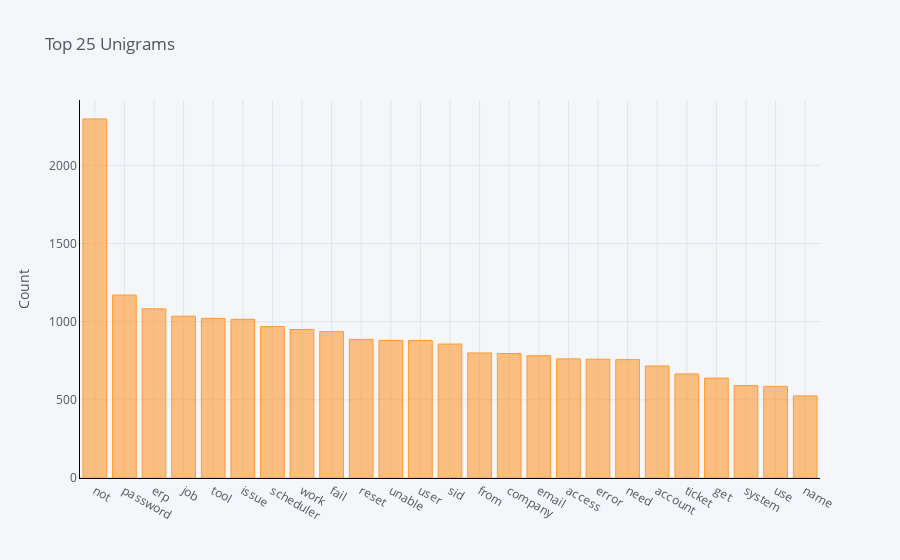

Notebook cell for this chart:
### Markdown cell above
# Understanding n-grams

### Code cell
def get_top_n_words(corpus, n=None):
    vec = CountVectorizer().fit(corpus)
    bag_of_words = vec.transform(corpus)
    sum_words = bag_of_words.sum(axis=0) 
    words_freq = [(word, sum_words[0, idx]) for word, idx in vec.vocabulary_.items()]
    words_freq =sorted(words_freq, key = lambda x: x[1], reverse=True)
    return words_freq[:n]
common_words = get_top_n_words(new_df['Clean Description'], 25)
df1 = pd.DataFrame(common_words, columns = ['Clean Description' , 'count'])
df1.groupby('Clean Description').sum()['count'].sort_values(ascending=False).iplot(
    kind='bar', yTitle='Count', linecolor='black',title='Top 25 Unigrams')

### Figure 1 — Plotly figure (JSON) as saved in the notebook; plotly's stock layout.template omitted (floating-point values rounded to 4 significant figures)
{"data": [{"marker": {"color": "rgba(255, 153, 51, 0.6)", "line": {"color": "rgba(255, 153, 51, 1.0)", "width": 1}}, "name": "count", "orientation": "v", "text": "", "type": "bar", "x": ["not", "password", "erp", "job", "tool", "issue", "scheduler", "work", "fail", "reset", "unable", "user", "sid", "from", "company", "email", "access", "error", "need", "account", "ticket", "get", "system", "use", "name"], "y": [2297, 1170, 1082, 1035, 1021, 1015, 969, 950, 936, 887, 880, 880, 857, 800, 796, 782, 762, 760, 757, 717, 666, 639, 591, 586, 525]}], "layout": {"legend": {"bgcolor": "#F5F6F9", "font": {"color": "#4D5663"}}, "paper_bgcolor": "#F5F6F9", "plot_bgcolor": "#F5F6F9", "title": {"font": {"color": "#4D5663"}, "text": "Top 25 Unigrams"}, "xaxis": {"gridcolor": "#E1E5ED", "linecolor": "black", "showgrid": true, "tickfont": {"color": "#4D5663"}, "title": {"font": {"color": "#4D5663"}, "text": ""}, "zerolinecolor": "#E1E5ED"}, "yaxis": {"gridcolor": "#E1E5ED", "linecolor": "black", "showgrid": true, "tickfont": {"color": "#4D5663"}, "title": {"font": {"color": "#4D5663"}, "text": "Count"}, "zerolinecolor": "#E1E5ED"}}}
